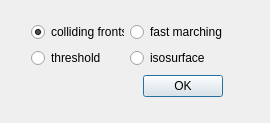
<?xml version="1.0" encoding="UTF-8"?>
<ui version="4.0">
 <class>InitializationDialog</class>
 <widget class="QDialog" name="InitializationDialog">
  <property name="geometry">
   <rect>
    <x>0</x>
    <y>0</y>
    <width>270</width>
    <height>123</height>
   </rect>
  </property>
  <property name="minimumSize">
   <size>
    <width>270</width>
    <height>123</height>
   </size>
  </property>
  <property name="maximumSize">
   <size>
    <width>270</width>
    <height>123</height>
   </size>
  </property>
  <property name="windowTitle">
   <string>ChooseInitializationType</string>
  </property>
  <widget class="QWidget" name="">
   <property name="geometry">
    <rect>
     <x>31</x>
     <y>21</y>
     <width>192</width>
     <height>77</height>
    </rect>
   </property>
   <layout class="QVBoxLayout" name="verticalLayout_2">
    <item>
     <layout class="QVBoxLayout" name="verticalLayout">
      <item>
       <layout class="QGridLayout" name="gridLayout">
        <item row="0" column="0">
         <widget class="QRadioButton" name="collidingfrontsRadioButton">
          <property name="text">
           <string>colliding fronts</string>
          </property>
          <property name="checked">
           <bool>true</bool>
          </property>
         </widget>
        </item>
        <item row="0" column="1">
         <widget class="QRadioButton" name="fastMarchingRadioButton">
          <property name="text">
           <string>fast marching</string>
          </property>
         </widget>
        </item>
        <item row="1" column="0">
         <widget class="QRadioButton" name="thresholdRadioButton">
          <property name="text">
           <string>threshold</string>
          </property>
         </widget>
        </item>
        <item row="1" column="1">
         <widget class="QRadioButton" name="isosurfaceRadioButton">
          <property name="text">
           <string>isosurface</string>
          </property>
         </widget>
        </item>
       </layout>
      </item>
     </layout>
    </item>
    <item>
     <layout class="QHBoxLayout" name="horizontalLayout">
      <item>
       <spacer name="horizontalSpacer">
        <property name="orientation">
         <enum>Qt::Horizontal</enum>
        </property>
        <property name="sizeHint" stdset="0">
         <size>
          <width>40</width>
          <height>20</height>
         </size>
        </property>
       </spacer>
      </item>
      <item>
       <widget class="QPushButton" name="okButton">
        <property name="text">
         <string>OK</string>
        </property>
       </widget>
      </item>
     </layout>
    </item>
   </layout>
  </widget>
 </widget>
 <tabstops>
  <tabstop>thresholdRadioButton</tabstop>
  <tabstop>collidingfrontsRadioButton</tabstop>
  <tabstop>fastMarchingRadioButton</tabstop>
  <tabstop>isosurfaceRadioButton</tabstop>
 </tabstops>
 <resources/>
 <connections>
  <connection>
   <sender>okButton</sender>
   <signal>clicked()</signal>
   <receiver>InitializationDialog</receiver>
   <slot>accept()</slot>
   <hints>
    <hint type="sourcelabel">
     <x>202</x>
     <y>117</y>
    </hint>
    <hint type="destinationlabel">
     <x>291</x>
     <y>73</y>
    </hint>
   </hints>
  </connection>
 </connections>
</ui>
